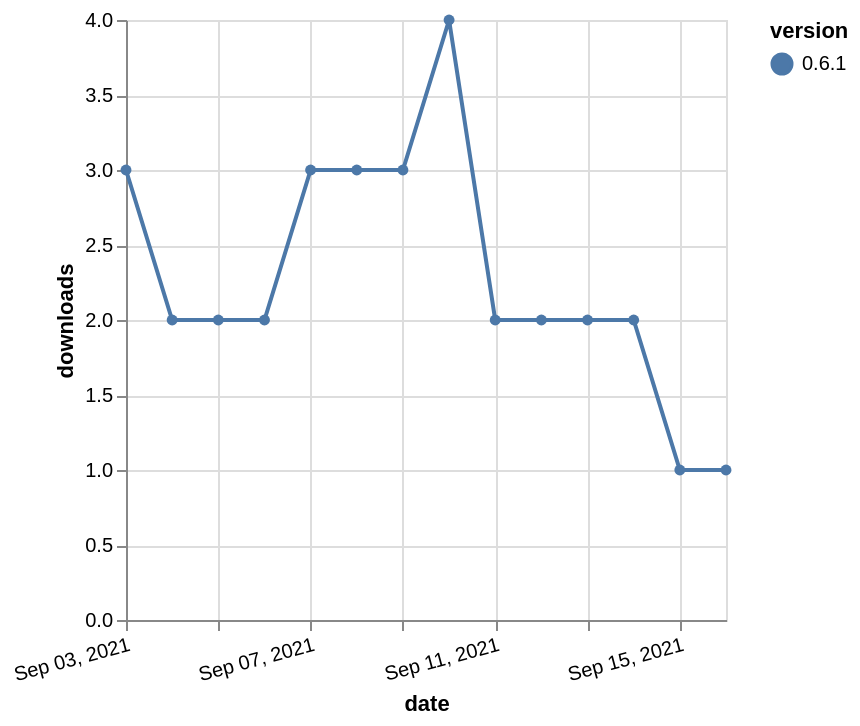

Describe this chart as a Vega-Lite specification.
### Vega-Lite specification from a JSON file in a GitHub repository (floating-point values rounded to 4 significant figures)
{"$schema": "https://vega.github.io/schema/vega-lite/v5.json", "description": "A simple bar chart with embedded data.", "data": {"values": [{"date": "2021-09-03", "total": 2792, "delta": 3, "version": "0.6.1"}, {"date": "2021-09-04", "total": 2794, "delta": 2, "version": "0.6.1"}, {"date": "2021-09-05", "total": 2796, "delta": 2, "version": "0.6.1"}, {"date": "2021-09-06", "total": 2798, "delta": 2, "version": "0.6.1"}, {"date": "2021-09-07", "total": 2801, "delta": 3, "version": "0.6.1"}, {"date": "2021-09-08", "total": 2804, "delta": 3, "version": "0.6.1"}, {"date": "2021-09-09", "total": 2807, "delta": 3, "version": "0.6.1"}, {"date": "2021-09-10", "total": 2811, "delta": 4, "version": "0.6.1"}, {"date": "2021-09-11", "total": 2813, "delta": 2, "version": "0.6.1"}, {"date": "2021-09-12", "total": 2815, "delta": 2, "version": "0.6.1"}, {"date": "2021-09-13", "total": 2817, "delta": 2, "version": "0.6.1"}, {"date": "2021-09-14", "total": 2819, "delta": 2, "version": "0.6.1"}, {"date": "2021-09-15", "total": 2820, "delta": 1, "version": "0.6.1"}, {"date": "2021-09-16", "total": 2821, "delta": 1, "version": "0.6.1"}]}, "width": "container", "mark": {"type": "line", "point": {"filled": true}}, "encoding": {"x": {"field": "date", "type": "temporal", "timeUnit": "yearmonthdate", "title": "date", "axis": {"labelAngle": -15}}, "y": {"field": "delta", "type": "quantitative", "title": "downloads"}, "color": {"field": "version", "type": "nominal"}, "tooltip": {"field": "delta"}}}
